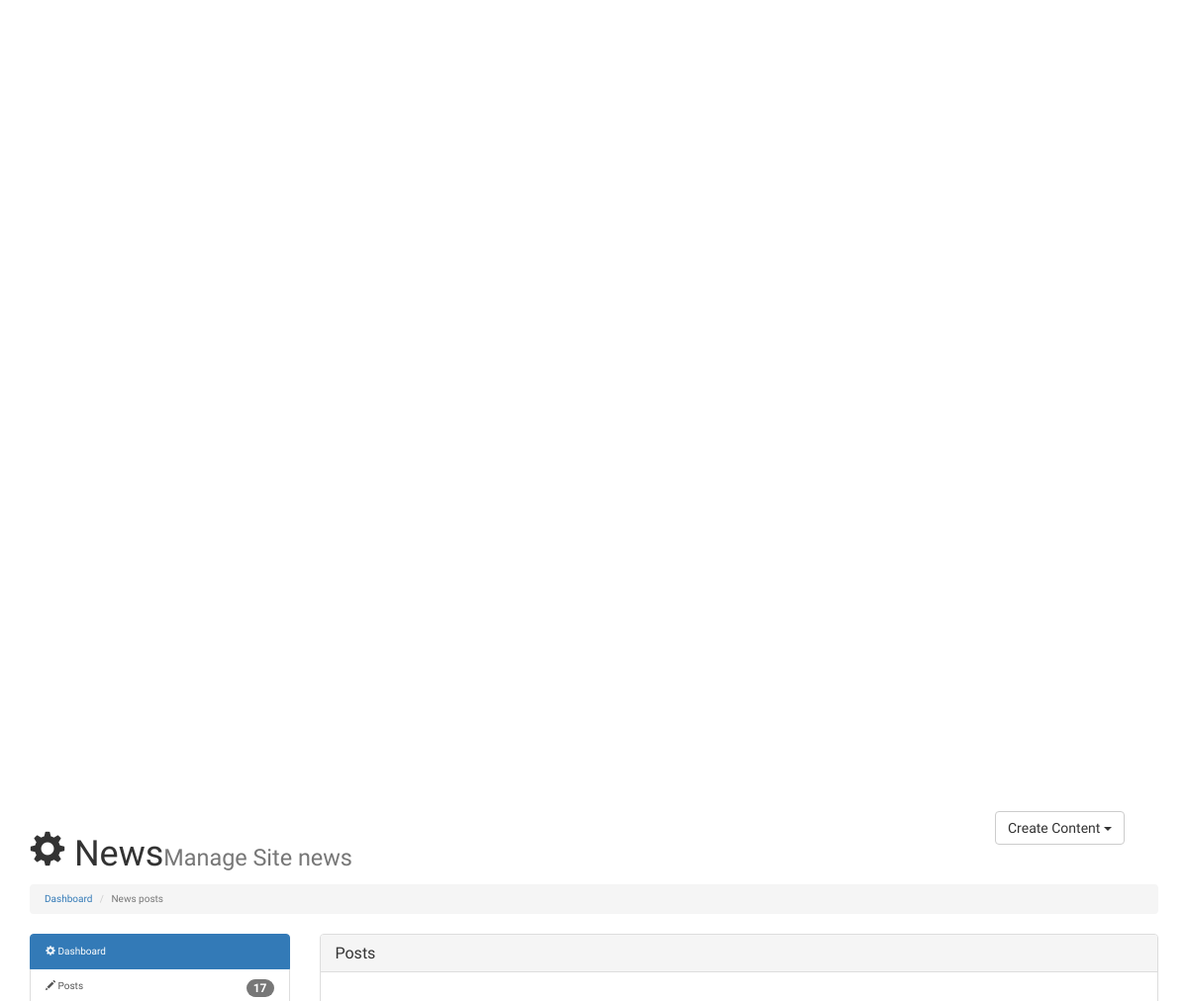
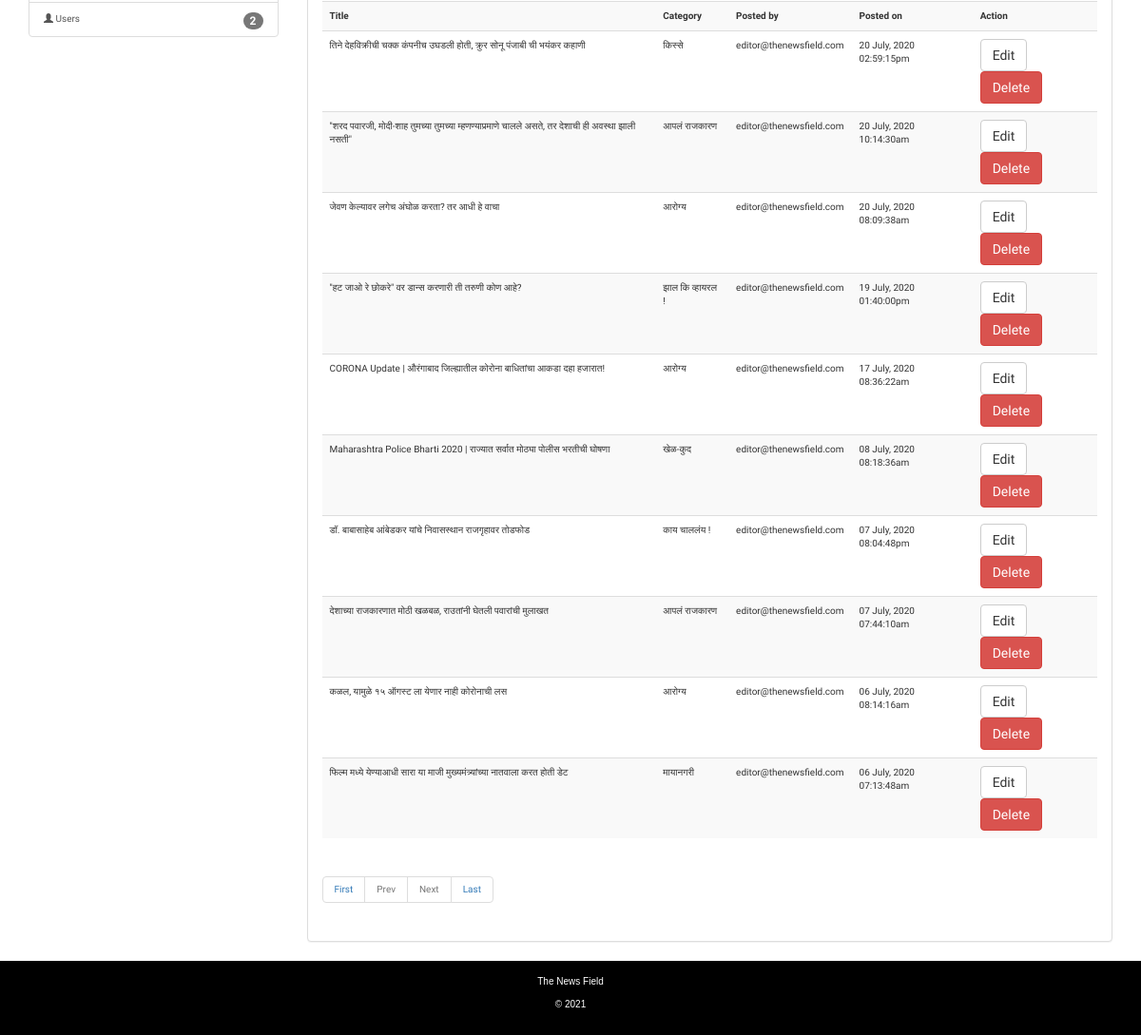
The app's page /admin_panel/posts.php (signed in) with its own data (2 pictures, top to bottom).
### tables this page shows
CREATE TABLE `news` (
  `id` int(11) NOT NULL,
  `news_id` varchar(255) NOT NULL,
  `news_eng_title` text,
  `news_title` mediumtext,
  `news_tag` mediumtext,
  `news_tag_color` varchar(255) DEFAULT NULL,
  `news_desc` mediumtext,
  `news_thumbnail` varchar(255) DEFAULT NULL,
  `category` mediumtext,
  `posted_by` varchar(255) NOT NULL,
  `date_posted` timestamp NOT NULL DEFAULT CURRENT_TIMESTAMP ON UPDATE CURRENT_TIMESTAMP
);

### admin_panel/includes/db.php (called while the page is built, shortened)
<?php
function get_admin_info($conn, $admin)
{
    $query = "SELECT * FROM users WHERE email='$admin' LIMIT 1;";
    $result = mysqli_query($conn, $query);
    $num_rows = mysqli_num_rows($result);
    $info_array = array();
    if($num_rows > 0)
    {
        while($row = mysqli_fetch_assoc($result)){
            array_push($info_array, $row['email']);
            array_push($info_array, $row['is_superuser']);
            array_push($info_array, $row['last_login']);
        }
    }
    else
    {
        array_push($info_array, "No info");
    }
    return $info_array;
}
function get_post_count($conn){
    $query = "SELECT * FROM news";
    $result = mysqli_query($conn, $query);
    $num_rows = mysqli_num_rows($result);
    return $num_rows;
}
function get_user_count($conn){
    $query = "SELECT * FROM users";
    $result = mysqli_query($conn, $query);
    $num_rows = mysqli_num_rows($result);
    return $num_rows;
}
?>

### admin_panel/posts.php (the view, shortened to what this page needs)
<?php
 require "includes/header.php";
$pageno = "";
if (isset($_GET['pageno']))
{
  $pageno = $_GET['pageno'];
}
else
{
  $pageno = 1;
}
?>
    <header id="header">
      <div class="container">
        <div class="row">
          <div class="col-md-10">
            <h1><span class="glyphicon glyphicon-cog" aria-hidden="true"></span> News<small>Manage Site news</small></h1>
          </div>
          <div class="col-md-2">
            <div class="dropdown create">
              <button class="btn btn-default dropdown-toggle" type="button" id="dropdownMenu1" data-toggle="dropdown" aria-haspopup="true" aria-expanded="true">
                Create Content
                <span class="caret"></span>
              </button>
                <?php
                  if(get_admin_info($conn, $_SESSION['admin'])[1] == 'yes')
                  {
                    echo '<li><a href="add_user.php">Add User</a></li>';
                  }
                 ?>
            </div>
          </div>
        </div>
      </div>
    </header>
    <section id="breadcrumb">
      <div class="container">
        <ol class="breadcrumb">
          <li><a href="index.php">Dashboard</a></li>
          <li class="active">News posts</li>
        </ol>
      </div>
    </section>
    <section id="main">
      <div class="container">
        <div class="row">
          <div class="col-md-3">
            <div class="list-group">
              <a href="index.php" class="list-group-item active main-color-bg">
                <span class="glyphicon glyphicon-cog" aria-hidden="true"></span> Dashboard
              </a>
              <a href="posts.php" class="list-group-item"><span class="glyphicon glyphicon-pencil" aria-hidden="true"></span> Posts <span class="badge"><?php echo get_post_count($conn); ?></span></a>
              <a href="users.php" class="list-group-item"><span class="glyphicon glyphicon-user" aria-hidden="true"></span> Users <span class="badge"><?php echo get_user_count($conn); ?></span></a>
            </div>
          </div>
          <div class="col-md-9">
            <div class="panel panel-default">
              <div class="panel-heading main-color-bg">
                <h3 class="panel-title">Posts</h3>
              </div>
              <div class="panel-body">
                <br>
                  <?php
                  $no_of_records_per_page = 10;
                  $offset = ($pageno-1) * $no_of_records_per_page;
                  $query = "SELECT * FROM news ORDER BY date_posted DESC LIMIT $offset, $no_of_records_per_page;";
                  $result = mysqli_query($conn, $query);
                  $num_rows = mysqli_num_rows($result);
                  $total_pages = ceil($num_rows / $no_of_records_per_page);
                  if($num_rows > 0){
                    echo '<table class="table table-striped table-hover">
                    <tr>
                      <th>Title</th>
                      <th>Category</th>
                      <th>Posted by</th>
                      <th>Posted on</th>
                      ';
                    if(get_admin_info($conn, $_SESSION['admin'])[1] == 'yes')
                      {
                        echo '
                          <th>Action</th>
                          </tr>
                        ';
                      }
                      else
                      {
                        echo '</tr>';
                      }
                    while($row = mysqli_fetch_assoc($result))
                    {
                      echo '<tr>
                      <td>'. $row['news_title'] .'</td>
                      <td>'. $row['category'] .'</td>
                      <td>'. $row['posted_by'] .'</td>
                      <td>'. date('d F, Y h:i:sa', strtotime($row['date_posted'])) .'</td>
                      ';
                      if(get_admin_info($conn, $_SESSION['admin'])[1] == 'yes')
                      {
                        echo '
                          <td><a class="btn btn-default" href="edit.php?action=edit&news_id='. $row['news_id'] .'">Edit</a> <a class="btn btn-danger" href="edit.php?action=delete&news_id='. $row['news_id'] .'">Delete</a></td>
                        </tr>
                        ';
                      }
                      else
                      {
                        echo '</tr>';
                      }
                    }
                    echo '</table>';
                    ?>
                      <ul class="pagination">
                          <li><a href="posts.php?pageno=1">First</a></li>
                          <li class="<?php if($pageno <= 1){ echo 'disabled'; } ?>">
                              <a href="posts.php<?php if($pageno <= 1){ echo '#'; } else { echo "?pageno=".($pageno - 1); } ?>">Prev</a>
                          </li>
                          <li class="<?php if($pageno >= $total_pages){ echo 'disabled'; } ?>">
                              <a href="posts.php<?php if($pageno >= $total_pages){ echo '#'; } else { echo "?pageno=".($pageno + 1); } ?>">Next</a>
                          </li>
                          <li><a href="posts.php?pageno=<?php echo $total_pages; ?>">Last</a></li>
                      </ul>
                    <?php
                  }
                  else
                  {
                    echo "No news posted yet";
                  }
                ?>
              </div>
              </div>
          </div>
        </div>
      </div>
    </section>
    <?php require "includes/footer.php"; ?>
  </body>
</html>

### admin_panel/includes/header.php (shortened to what this page needs)
<?php
require "includes/db.php";
?>
<!DOCTYPE html>
<html lang="en">
  <head>
    <link href="css/bootstrap.min.css" rel="stylesheet">
    <link href="css/style.css" rel="stylesheet">
  </head>
  <body>

### admin_panel/includes/footer.php (shortened to what this page needs)
<footer id="footer">
    <p>The News Field</p>
    <p>&copy; <?php echo date("Y"); ?></p>
</footer>

### styles/style.css (style rules this page uses)
* { box-sizing: border-box; margin: 0; padding: 0; }
body { transition: all 0.7s; -webkit-transition: all 0.7s; -moz-transition: all 0.7s; -o-transition: all 0.7s; transition-timing-function: ease; overflow-x: hidden; width: 100vw; font-size: 1rem; font-family: 'Karma', sans-serif; }
footer { padding: 15px 10px; text-align: center; background: #000; color: #fff; font-family: Arial, Helvetica, sans-serif; }

### records on screen
news: news_title "तिने देहविक्रीची चक्क कंपनीच उघडली होती, क्रुर सोनू पंजाबी ची भयंकर कहाणी", category "किस्से", posted_by "editor@thenewsfield.com", date_posted "20 July, 2020 02:59:15pm"
news: news_title "\"शरद पवारजी, मोदी-शाह तुमच्या तुमच्या म्हणण्याप्रमाणे चालले असते, तर देशाची ही अवस्था झाली नसती\"", category "आपलं राजकारण", posted_by "editor@thenewsfield.com", date_posted "20 July, 2020 10:14:30am"
news: news_title "जेवण केल्यावर लगेच अंघोळ करता? तर आधी हे वाचा", category "आरोग्य", posted_by "editor@thenewsfield.com", date_posted "20 July, 2020 08:09:38am"
news: news_title "\"हट जाओ रे छोकरे\" वर डान्स करणारी ती तरुणी कोण आहे?", category "झाल कि व्हायरल !", posted_by "editor@thenewsfield.com", date_posted "19 July, 2020 01:40:00pm"
news: news_title "CORONA Update | औरंगाबाद जिल्ह्यातील कोरोना बाधितांचा आकडा दहा हजारात!", category "आरोग्य", posted_by "editor@thenewsfield.com", date_posted "17 July, 2020 08:36:22am"
news: news_title "Maharashtra Police Bharti 2020 | राज्यात सर्वात मोठ्या पोलीस भरतीची घोषणा", category "खेळ-कुद", posted_by "editor@thenewsfield.com", date_posted "08 July, 2020 08:18:36am"
news: news_title "डॉ. बाबासाहेब आंबेडकर यांचे निवासस्थान राजगृहावर तोडफोड", category "काय चाललंय !", posted_by "editor@thenewsfield.com", date_posted "07 July, 2020 08:04:48pm"
news: news_title "देशाच्या राजकारणात मोठी खळबळ, राउतांनी घेतली पवारांची मुलाखत", category "आपलं राजकारण", posted_by "editor@thenewsfield.com", date_posted "07 July, 2020 07:44:10am"
news: news_title "कळल, यामुळे १५ ऑगस्ट ला येणार नाही कोरोनाची लस", category "आरोग्य", posted_by "editor@thenewsfield.com", date_posted "06 July, 2020 08:14:16am"
news: news_title "फिल्म मध्ये येण्याआधी सारा या माजी मुख्यमंत्र्यांच्या नातवाला करत होती डेट", category "मायानगरी", posted_by "editor@thenewsfield.com", date_posted "06 July, 2020 07:13:48am"

### other values on screen
get_post_count($conn) "17"
get_user_count($conn) "2"
